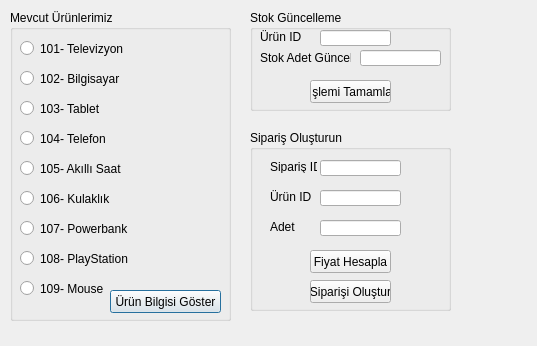
<?xml version="1.0" encoding="UTF-8"?>
<ui version="4.0">
 <class>Dialog</class>
 <widget class="QDialog" name="Dialog">
  <property name="geometry">
   <rect>
    <x>0</x>
    <y>0</y>
    <width>537</width>
    <height>346</height>
   </rect>
  </property>
  <property name="windowTitle">
   <string>Dialog</string>
  </property>
  <widget class="QGroupBox" name="urunler">
   <property name="geometry">
    <rect>
     <x>10</x>
     <y>10</y>
     <width>221</width>
     <height>311</height>
    </rect>
   </property>
   <property name="autoFillBackground">
    <bool>true</bool>
   </property>
   <property name="title">
    <string>Mevcut Ürünlerimiz</string>
   </property>
   <widget class="QRadioButton" name="radio_televizyon">
    <property name="geometry">
     <rect>
      <x>10</x>
      <y>30</y>
      <width>121</width>
      <height>17</height>
     </rect>
    </property>
    <property name="text">
     <string>101- Televizyon</string>
    </property>
   </widget>
   <widget class="QRadioButton" name="radio_bilgisayar">
    <property name="geometry">
     <rect>
      <x>10</x>
      <y>60</y>
      <width>121</width>
      <height>17</height>
     </rect>
    </property>
    <property name="text">
     <string>102- Bilgisayar</string>
    </property>
   </widget>
   <widget class="QRadioButton" name="radio_saat">
    <property name="geometry">
     <rect>
      <x>10</x>
      <y>150</y>
      <width>121</width>
      <height>17</height>
     </rect>
    </property>
    <property name="text">
     <string>105- Akıllı Saat</string>
    </property>
   </widget>
   <widget class="QRadioButton" name="radio_tablet">
    <property name="geometry">
     <rect>
      <x>10</x>
      <y>90</y>
      <width>121</width>
      <height>17</height>
     </rect>
    </property>
    <property name="text">
     <string>103- Tablet</string>
    </property>
   </widget>
   <widget class="QRadioButton" name="radio_kulaklik">
    <property name="geometry">
     <rect>
      <x>10</x>
      <y>180</y>
      <width>121</width>
      <height>17</height>
     </rect>
    </property>
    <property name="text">
     <string>106- Kulaklık</string>
    </property>
   </widget>
   <widget class="QRadioButton" name="radio_powerbank">
    <property name="geometry">
     <rect>
      <x>10</x>
      <y>210</y>
      <width>121</width>
      <height>17</height>
     </rect>
    </property>
    <property name="text">
     <string>107- Powerbank</string>
    </property>
   </widget>
   <widget class="QRadioButton" name="radio_playstation">
    <property name="geometry">
     <rect>
      <x>10</x>
      <y>240</y>
      <width>121</width>
      <height>17</height>
     </rect>
    </property>
    <property name="text">
     <string>108- PlayStation</string>
    </property>
   </widget>
   <widget class="QRadioButton" name="radio_mouse">
    <property name="geometry">
     <rect>
      <x>10</x>
      <y>270</y>
      <width>121</width>
      <height>17</height>
     </rect>
    </property>
    <property name="text">
     <string>109- Mouse</string>
    </property>
   </widget>
   <widget class="QRadioButton" name="radio_telefon">
    <property name="geometry">
     <rect>
      <x>10</x>
      <y>120</y>
      <width>121</width>
      <height>17</height>
     </rect>
    </property>
    <property name="text">
     <string>104- Telefon</string>
    </property>
   </widget>
   <widget class="QPushButton" name="urun_bilgi">
    <property name="geometry">
     <rect>
      <x>100</x>
      <y>280</y>
      <width>111</width>
      <height>23</height>
     </rect>
    </property>
    <property name="text">
     <string>Ürün Bilgisi Göster</string>
    </property>
   </widget>
  </widget>
  <widget class="QGroupBox" name="groupBox_2">
   <property name="geometry">
    <rect>
     <x>250</x>
     <y>130</y>
     <width>201</width>
     <height>181</height>
    </rect>
   </property>
   <property name="autoFillBackground">
    <bool>true</bool>
   </property>
   <property name="title">
    <string>Sipariş Oluşturun</string>
   </property>
   <widget class="QLabel" name="sip_id">
    <property name="geometry">
     <rect>
      <x>20</x>
      <y>30</y>
      <width>47</width>
      <height>13</height>
     </rect>
    </property>
    <property name="text">
     <string>Sipariş ID</string>
    </property>
   </widget>
   <widget class="QLabel" name="urun_id_2">
    <property name="geometry">
     <rect>
      <x>20</x>
      <y>60</y>
      <width>47</width>
      <height>13</height>
     </rect>
    </property>
    <property name="text">
     <string>Ürün ID</string>
    </property>
   </widget>
   <widget class="QLabel" name="adet">
    <property name="geometry">
     <rect>
      <x>20</x>
      <y>90</y>
      <width>47</width>
      <height>13</height>
     </rect>
    </property>
    <property name="text">
     <string>Adet</string>
    </property>
   </widget>
   <widget class="QLineEdit" name="sip_bos">
    <property name="geometry">
     <rect>
      <x>70</x>
      <y>30</y>
      <width>81</width>
      <height>16</height>
     </rect>
    </property>
   </widget>
   <widget class="QLineEdit" name="urun_bos">
    <property name="geometry">
     <rect>
      <x>70</x>
      <y>60</y>
      <width>81</width>
      <height>16</height>
     </rect>
    </property>
   </widget>
   <widget class="QLineEdit" name="adet_bos">
    <property name="geometry">
     <rect>
      <x>70</x>
      <y>90</y>
      <width>81</width>
      <height>16</height>
     </rect>
    </property>
   </widget>
   <widget class="QPushButton" name="fiyat_hesap">
    <property name="geometry">
     <rect>
      <x>60</x>
      <y>120</y>
      <width>81</width>
      <height>23</height>
     </rect>
    </property>
    <property name="text">
     <string>Fiyat Hesapla</string>
    </property>
   </widget>
   <widget class="QPushButton" name="sip_olustur">
    <property name="geometry">
     <rect>
      <x>60</x>
      <y>150</y>
      <width>81</width>
      <height>23</height>
     </rect>
    </property>
    <property name="text">
     <string>Siparişi Oluştur</string>
    </property>
   </widget>
  </widget>
  <widget class="QGroupBox" name="stok">
   <property name="geometry">
    <rect>
     <x>250</x>
     <y>10</y>
     <width>201</width>
     <height>101</height>
    </rect>
   </property>
   <property name="autoFillBackground">
    <bool>true</bool>
   </property>
   <property name="title">
    <string>Stok Güncelleme</string>
   </property>
   <widget class="QLabel" name="urun_id2">
    <property name="geometry">
     <rect>
      <x>10</x>
      <y>20</y>
      <width>47</width>
      <height>13</height>
     </rect>
    </property>
    <property name="text">
     <string>Ürün ID</string>
    </property>
   </widget>
   <widget class="QLineEdit" name="urun_id">
    <property name="geometry">
     <rect>
      <x>70</x>
      <y>20</y>
      <width>71</width>
      <height>16</height>
     </rect>
    </property>
   </widget>
   <widget class="QLabel" name="stok_gnclle">
    <property name="geometry">
     <rect>
      <x>10</x>
      <y>40</y>
      <width>91</width>
      <height>16</height>
     </rect>
    </property>
    <property name="text">
     <string>Stok Adet Güncelle</string>
    </property>
   </widget>
   <widget class="QLineEdit" name="stok_guncelle">
    <property name="geometry">
     <rect>
      <x>110</x>
      <y>40</y>
      <width>81</width>
      <height>16</height>
     </rect>
    </property>
   </widget>
   <widget class="QPushButton" name="islem_tam">
    <property name="geometry">
     <rect>
      <x>60</x>
      <y>70</y>
      <width>81</width>
      <height>23</height>
     </rect>
    </property>
    <property name="text">
     <string>İşlemi Tamamla</string>
    </property>
   </widget>
  </widget>
 </widget>
 <resources/>
 <connections/>
</ui>
